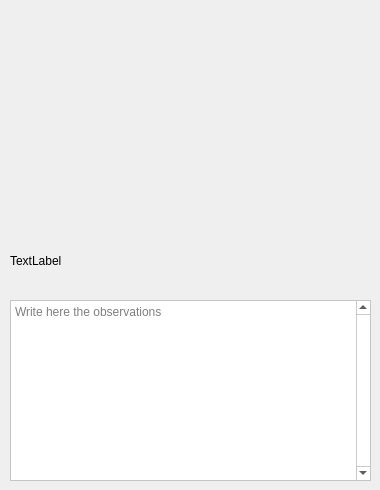
      <widget class="QWidget" name="tab_7">
       <attribute name="title">
        <string>Protanomaly</string>
       </attribute>
       <widget class="QTextEdit" name="protanomalyObservations">
        <property name="geometry">
         <rect>
          <x>10</x>
          <y>300</y>
          <width>361</width>
          <height>181</height>
         </rect>
        </property>
        <property name="palette">
         <palette>
          <active>
           <colorrole role="WindowText">
            <brush brushstyle="SolidPattern">
             <color alpha="255">
              <red>0</red>
              <green>0</green>
              <blue>0</blue>
             </color>
            </brush>
           </colorrole>
           <colorrole role="Button">
            <brush brushstyle="SolidPattern">
             <color alpha="255">
              <red>255</red>
              <green>255</green>
              <blue>255</blue>
             </color>
            </brush>
           </colorrole>
           <colorrole role="Light">
            <brush brushstyle="SolidPattern">
             <color alpha="255">
              <red>255</red>
              <green>255</green>
              <blue>255</blue>
             </color>
            </brush>
           </colorrole>
           <colorrole role="Midlight">
            <brush brushstyle="SolidPattern">
             <color alpha="255">
              <red>255</red>
              <green>255</green>
              <blue>255</blue>
             </color>
            </brush>
           </colorrole>
           <colorrole role="Dark">
            <brush brushstyle="SolidPattern">
             <color alpha="255">
              <red>127</red>
              <green>127</green>
              <blue>127</blue>
             </color>
            </brush>
           </colorrole>
           <colorrole role="Mid">
            <brush brushstyle="SolidPattern">
             <color alpha="255">
              <red>170</red>
              <green>170</green>
              <blue>170</blue>
             </color>
            </brush>
           </colorrole>
           <colorrole role="Text">
            <brush brushstyle="SolidPattern">
             <color alpha="255">
              <red>0</red>
              <green>0</green>
              <blue>0</blue>
             </color>
            </brush>
           </colorrole>
           <colorrole role="BrightText">
            <brush brushstyle="SolidPattern">
             <color alpha="255">
              <red>255</red>
              <green>255</green>
              <blue>255</blue>
             </color>
            </brush>
           </colorrole>
           <colorrole role="ButtonText">
            <brush brushstyle="SolidPattern">
             <color alpha="255">
              <red>0</red>
              <green>0</green>
              <blue>0</blue>
             </color>
            </brush>
           </colorrole>
           <colorrole role="Base">
            <brush brushstyle="SolidPattern">
             <color alpha="255">
              <red>255</red>
              <green>255</green>
              <blue>255</blue>
             </color>
            </brush>
           </colorrole>
           <colorrole role="Window">
            <brush brushstyle="SolidPattern">
             <color alpha="255">
              <red>255</red>
              <green>255</green>
              <blue>255</blue>
             </color>
            </brush>
           </colorrole>
           <colorrole role="Shadow">
            <brush brushstyle="SolidPattern">
             <color alpha="255">
              <red>0</red>
              <green>0</green>
              <blue>0</blue>
             </color>
            </brush>
           </colorrole>
           <colorrole role="AlternateBase">
            <brush brushstyle="SolidPattern">
             <color alpha="255">
              <red>255</red>
              <green>255</green>
              <blue>255</blue>
             </color>
            </brush>
           </colorrole>
           <colorrole role="ToolTipBase">
            <brush brushstyle="SolidPattern">
             <color alpha="255">
              <red>255</red>
              <green>255</green>
              <blue>220</blue>
             </color>
            </brush>
           </colorrole>
           <colorrole role="ToolTipText">
            <brush brushstyle="SolidPattern">
             <color alpha="255">
              <red>0</red>
              <green>0</green>
              <blue>0</blue>
             </color>
            </brush>
           </colorrole>
           <colorrole role="PlaceholderText">
            <brush brushstyle="SolidPattern">
             <color alpha="128">
              <red>0</red>
              <green>0</green>
              <blue>0</blue>
             </color>
            </brush>
           </colorrole>
          </active>
          <inactive>
           <colorrole role="WindowText">
            <brush brushstyle="SolidPattern">
             <color alpha="255">
              <red>0</red>
              <green>0</green>
              <blue>0</blue>
             </color>
            </brush>
           </colorrole>
           <colorrole role="Button">
            <brush brushstyle="SolidPattern">
             <color alpha="255">
              <red>255</red>
              <green>255</green>
              <blue>255</blue>
             </color>
            </brush>
           </colorrole>
           <colorrole role="Light">
            <brush brushstyle="SolidPattern">
             <color alpha="255">
              <red>255</red>
              <green>255</green>
              <blue>255</blue>
             </color>
            </brush>
           </colorrole>
           <colorrole role="Midlight">
            <brush brushstyle="SolidPattern">
             <color alpha="255">
              <red>255</red>
              <green>255</green>
              <blue>255</blue>
             </color>
            </brush>
           </colorrole>
           <colorrole role="Dark">
            <brush brushstyle="SolidPattern">
             <color alpha="255">
              <red>127</red>
              <green>127</green>
              <blue>127</blue>
             </color>
            </brush>
           </colorrole>
           <colorrole role="Mid">
            <brush brushstyle="SolidPattern">
             <color alpha="255">
              <red>170</red>
              <green>170</green>
              <blue>170</blue>
             </color>
            </brush>
           </colorrole>
           <colorrole role="Text">
            <brush brushstyle="SolidPattern">
             <color alpha="255">
              <red>0</red>
              <green>0</green>
              <blue>0</blue>
             </color>
            </brush>
           </colorrole>
           <colorrole role="BrightText">
            <brush brushstyle="SolidPattern">
             <color alpha="255">
              <red>255</red>
              <green>255</green>
              <blue>255</blue>
             </color>
            </brush>
           </colorrole>
           <colorrole role="ButtonText">
            <brush brushstyle="SolidPattern">
             <color alpha="255">
              <red>0</red>
              <green>0</green>
              <blue>0</blue>
             </color>
            </brush>
           </colorrole>
           <colorrole role="Base">
            <brush brushstyle="SolidPattern">
             <color alpha="255">
              <red>255</red>
              <green>255</green>
              <blue>255</blue>
             </color>
            </brush>
           </colorrole>
           <colorrole role="Window">
            <brush brushstyle="SolidPattern">
             <color alpha="255">
              <red>255</red>
              <green>255</green>
              <blue>255</blue>
             </color>
            </brush>
           </colorrole>
           <colorrole role="Shadow">
            <brush brushstyle="SolidPattern">
             <color alpha="255">
              <red>0</red>
              <green>0</green>
              <blue>0</blue>
             </color>
            </brush>
           </colorrole>
           <colorrole role="AlternateBase">
            <brush brushstyle="SolidPattern">
             <color alpha="255">
              <red>255</red>
              <green>255</green>
              <blue>255</blue>
             </color>
            </brush>
           </colorrole>
           <colorrole role="ToolTipBase">
            <brush brushstyle="SolidPattern">
             <color alpha="255">
              <red>255</red>
              <green>255</green>
              <blue>220</blue>
             </color>
            </brush>
           </colorrole>
           <colorrole role="ToolTipText">
            <brush brushstyle="SolidPattern">
             <color alpha="255">
              <red>0</red>
              <green>0</green>
              <blue>0</blue>
             </color>
            </brush>
           </colorrole>
           <colorrole role="PlaceholderText">
            <brush brushstyle="SolidPattern">
             <color alpha="128">
              <red>0</red>
              <green>0</green>
              <blue>0</blue>
             </color>
            </brush>
           </colorrole>
          </inactive>
          <disabled>
           <colorrole role="WindowText">
            <brush brushstyle="SolidPattern">
             <color alpha="255">
              <red>127</red>
              <green>127</green>
              <blue>127</blue>
             </color>
            </brush>
           </colorrole>
           <colorrole role="Button">
            <brush brushstyle="SolidPattern">
             <color alpha="255">
              <red>255</red>
              <green>255</green>
              <blue>255</blue>
             </color>
            </brush>
           </colorrole>
           <colorrole role="Light">
            <brush brushstyle="SolidPattern">
             <color alpha="255">
              <red>255</red>
              <green>255</green>
              <blue>255</blue>
             </color>
            </brush>
           </colorrole>
           <colorrole role="Midlight">
            <brush brushstyle="SolidPattern">
             <color alpha="255">
              <red>255</red>
              <green>255</green>
              <blue>255</blue>
             </color>
            </brush>
           </colorrole>
           <colorrole role="Dark">
            <brush brushstyle="SolidPattern">
             <color alpha="255">
              <red>127</red>
              <green>127</green>
              <blue>127</blue>
             </color>
            </brush>
           </colorrole>
           <colorrole role="Mid">
            <brush brushstyle="SolidPattern">
             <color alpha="255">
              <red>170</red>
              <green>170</green>
              <blue>170</blue>
             </color>
            </brush>
           </colorrole>
           <colorrole role="Text">
            <brush brushstyle="SolidPattern">
             <color alpha="255">
              <red>127</red>
              <green>127</green>
              <blue>127</blue>
             </color>
            </brush>
           </colorrole>
           <colorrole role="BrightText">
            <brush brushstyle="SolidPattern">
             <color alpha="255">
              <red>255</red>
              <green>255</green>
              <blue>255</blue>
             </color>
            </brush>
           </colorrole>
           <colorrole role="ButtonText">
            <brush brushstyle="SolidPattern">
             <color alpha="255">
              <red>127</red>
              <green>127</green>
              <blue>127</blue>
             </color>
            </brush>
           </colorrole>
           <colorrole role="Base">
            <brush brushstyle="SolidPattern">
             <color alpha="255">
              <red>255</red>
              <green>255</green>
              <blue>255</blue>
             </color>
            </brush>
           </colorrole>
           <colorrole role="Window">
            <brush brushstyle="SolidPattern">
             <color alpha="255">
              <red>255</red>
              <green>255</green>
              <blue>255</blue>
             </color>
            </brush>
           </colorrole>
           <colorrole role="Shadow">
            <brush brushstyle="SolidPattern">
             <color alpha="255">
              <red>0</red>
              <green>0</green>
              <blue>0</blue>
             </color>
            </brush>
           </colorrole>
           <colorrole role="AlternateBase">
            <brush brushstyle="SolidPattern">
             <color alpha="255">
              <red>255</red>
              <green>255</green>
              <blue>255</blue>
             </color>
            </brush>
           </colorrole>
           <colorrole role="ToolTipBase">
            <brush brushstyle="SolidPattern">
             <color alpha="255">
              <red>255</red>
              <green>255</green>
              <blue>220</blue>
             </color>
            </brush>
           </colorrole>
           <colorrole role="ToolTipText">
            <brush brushstyle="SolidPattern">
             <color alpha="255">
              <red>0</red>
              <green>0</green>
              <blue>0</blue>
             </color>
            </brush>
           </colorrole>
           <colorrole role="PlaceholderText">
            <brush brushstyle="SolidPattern">
             <color alpha="128">
              <red>0</red>
              <green>0</green>
              <blue>0</blue>
             </color>
            </brush>
           </colorrole>
          </disabled>
         </palette>
        </property>
        <property name="frameShape">
         <enum>QFrame::StyledPanel</enum>
        </property>
        <property name="frameShadow">
         <enum>QFrame::Raised</enum>
        </property>
        <property name="lineWidth">
         <number>2</number>
        </property>
        <property name="verticalScrollBarPolicy">
         <enum>Qt::ScrollBarAlwaysOn</enum>
        </property>
        <property name="acceptRichText">
         <bool>true</bool>
        </property>
        <property name="placeholderText">
         <string>Write here the observations</string>
        </property>
       </widget>
       <widget class="QLabel" name="protanomalyLabel">
        <property name="geometry">
         <rect>
          <x>10</x>
          <y>10</y>
          <width>351</width>
          <height>221</height>
         </rect>
        </property>
        <property name="text">
         <string/>
        </property>
       </widget>
       <widget class="QLabel" name="protanomalyIndexLabel">
        <property name="geometry">
         <rect>
          <x>10</x>
          <y>240</y>
          <width>361</width>
          <height>41</height>
         </rect>
        </property>
        <property name="text">
         <string>TextLabel</string>
        </property>
       </widget>
      </widget>
